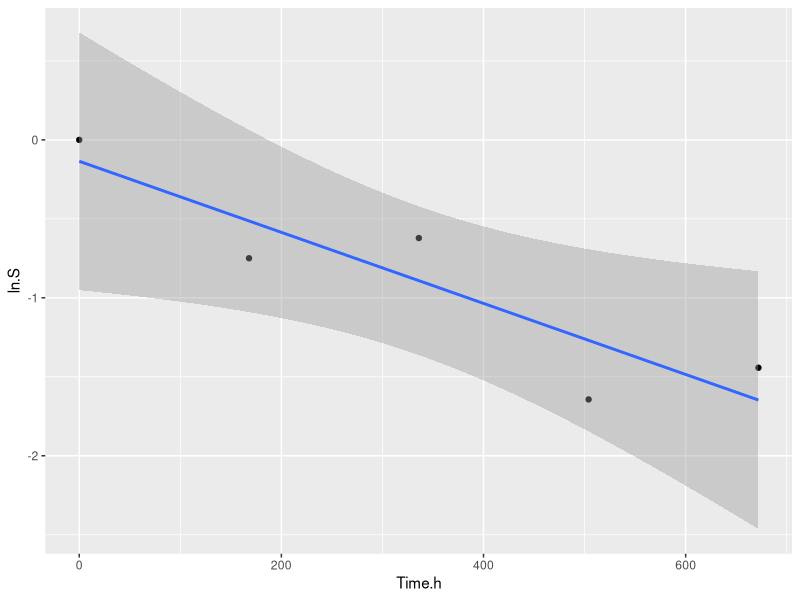
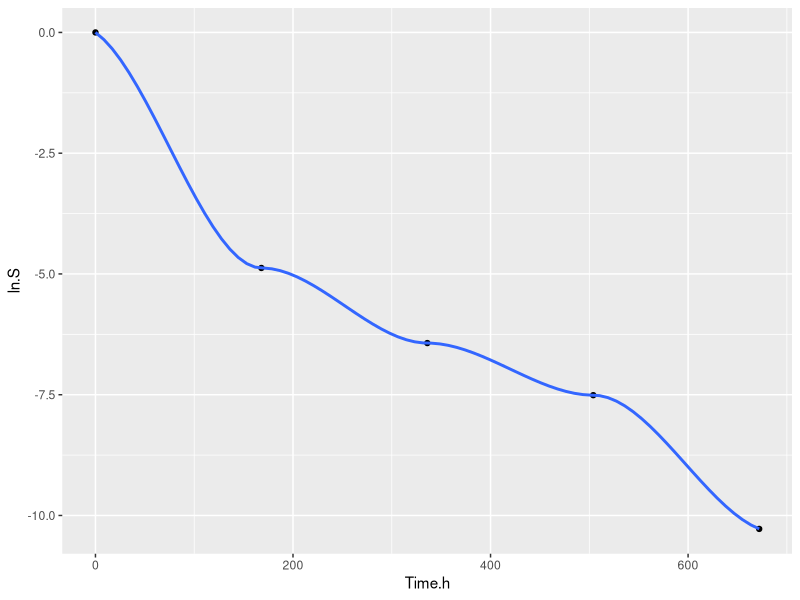
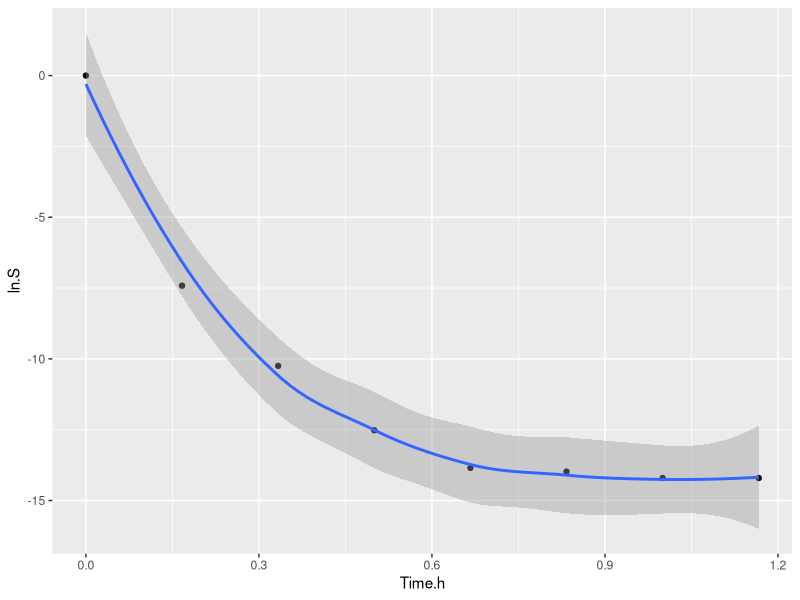
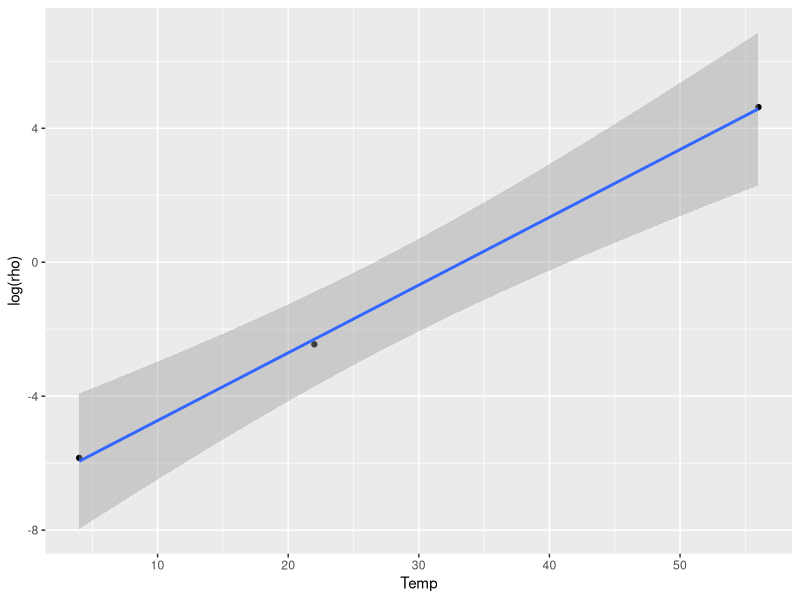
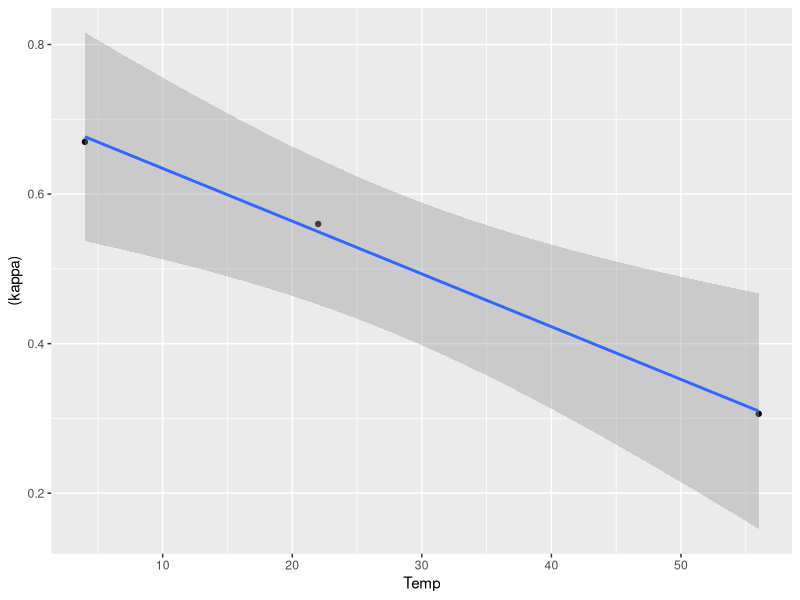
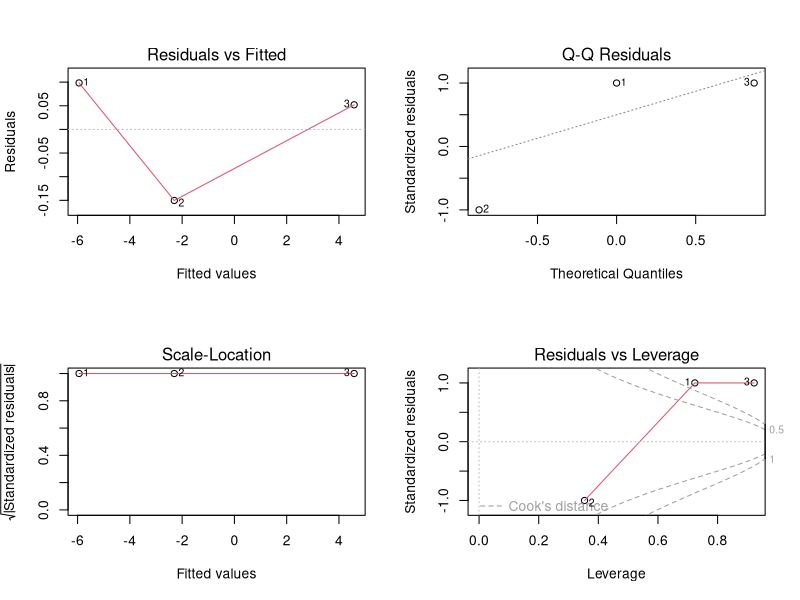
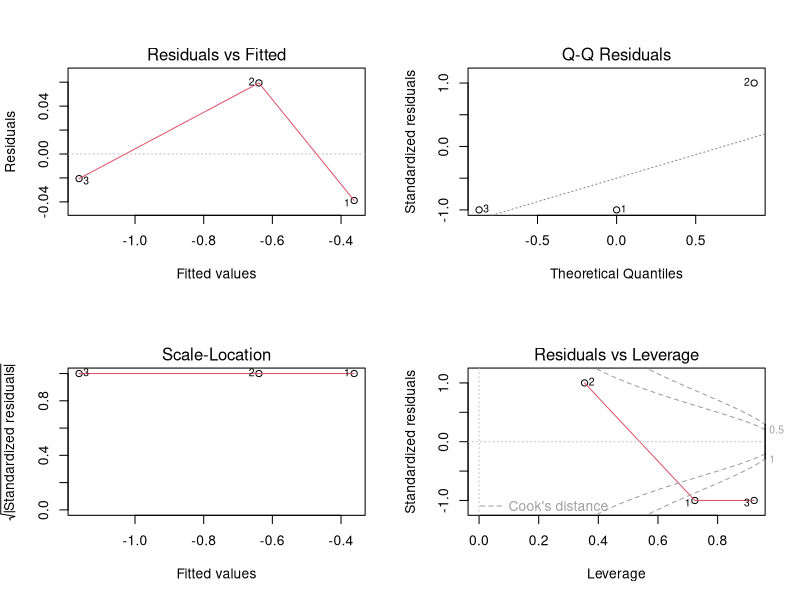

The R source for these figures, in order:
datos <- read.csv("Nicho/Datos-HeV/HeV-survival.csv")

d.4 <- subset(datos, Temp == 4)
d.22 <- subset(datos, Temp == 22)
d.56 <- subset(datos, Temp == 56)

library(ggplot2)

ggplot(d.4) + geom_point(aes(x = Time.h, y = ln.S)) +
  geom_smooth(aes(x = Time.h, y = ln.S), method = "lm")

ggplot(d.22) + geom_point(aes(x = Time.h, y = ln.S)) +
  geom_smooth(aes(x = Time.h, y = ln.S), method = "loess")

ggplot(d.56) + geom_point(aes(x = Time.h, y = ln.S)) +
  geom_smooth(aes(x = Time.h, y = ln.S), method = "loess")

# 

# Regresiones

m4 <- nls(ln.S ~ -(rho * Time.h)^(kappa), 
          data = d.4, 
          start = list(rho = 1, kappa = 0.9),
          lower = c(0.00001, 0.1),
          upper = c(1, 1),
          algorithm =  "port")
summary(m4)

m22 <- nls(ln.S ~ -( rho * Time.h )^ (kappa), 
          data = d.22, 
          start = list(rho = 1, kappa = 0.9),
          lower = c(0.0001, 0.1),
          upper = c(1, 1),
          algorithm =  "port")
summary(m22)

m56 <- nls(ln.S ~ -( rho * Time )^ (kappa), 
          data = d.56, 
          start = list(rho = 1, kappa = 0.9),
          lower = c(0.1, 0.1),
          upper = c(105, 1.5),
          algorithm =  "port")
summary(m56)

# Identificando efecto de temperatura sobre rho y kappa

par.estim <- data.frame(rbind(coef(m4), coef(m22), coef(m56)))

par.estim$Temp <-c(4, 22, 56)

ggplot(par.estim) + geom_point(aes(x = Temp, y = log(rho))) +
  geom_smooth(aes(x = Temp, y = log(rho)), method = "lm")
ggplot(par.estim) + geom_point(aes(x = Temp, y = (kappa))) +
  geom_smooth(aes(x = Temp, y = (kappa)), method = "lm")

# Modelos para los parámetros

m.rho <- lm(log(rho) ~ Temp, data = par.estim)
m.kappa <- lm(log(kappa) ~ Temp, data = par.estim)

par(mfrow = c(2,2))
plot(m.rho)
plot(m.kappa)

rho.coef <- coef(m.rho)
kappa.coef <- coef(m.kappa)

coef.pk <- data.frame(par = c("ap", "Bp", "ak", "Bk"), 
                      valor = c(rho.coef, kappa.coef))

write.csv(coef.pk, "Nicho/Coeficientes-pk-lm.csv", row.names = F)

# Modelo completo
pars <- as.list(coef.pk$valor)
names(pars) <- coef.pk$par
mod <- nls(ln.S ~ -(exp(ap  + Bp * Temp) * Time.h)^exp(ak + Bk * Temp), 
           data = datos,
           start = pars,
           lower = c(-12, 0, -1, -0.05),
           upper = c(-3, 0.5, 0.1, 0.1),
           algorithm = "port")
summary(mod)

coef.mod <- data.frame(par = names(pars),
                       valor = coef(mod))

write.csv(coef.mod, "Nicho/Coeficientes-pk.csv")
